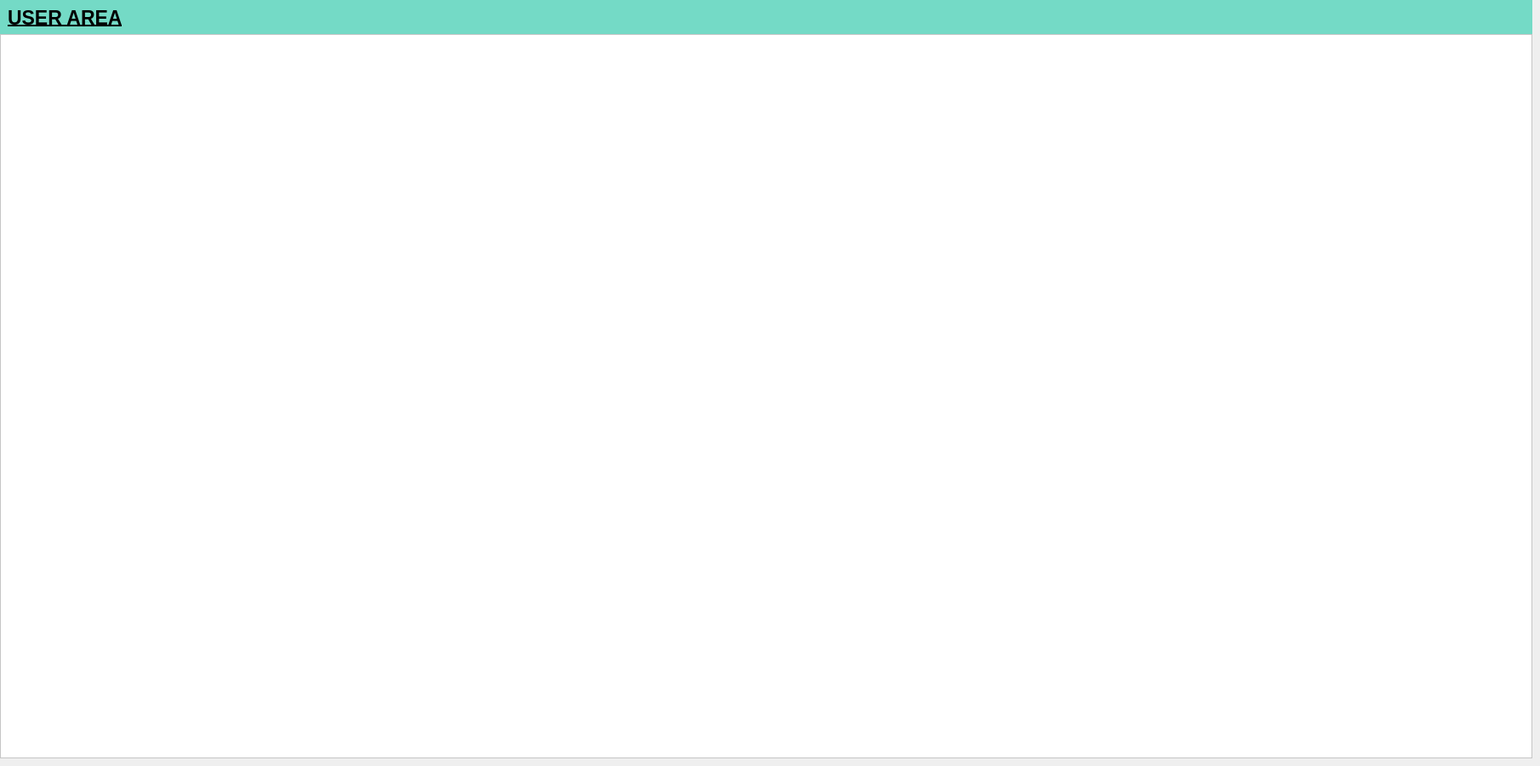
           <widget class="QWidget" name="user_area_page">
            <widget class="QFrame" name="title_frame_12">
             <property name="geometry">
              <rect>
               <x>0</x>
               <y>0</y>
               <width>1801</width>
               <height>41</height>
              </rect>
             </property>
             <property name="styleSheet">
              <string notr="true">background-color:rgb(116, 218, 198)</string>
             </property>
             <property name="frameShape">
              <enum>QFrame::NoFrame</enum>
             </property>
             <property name="frameShadow">
              <enum>QFrame::Plain</enum>
             </property>
             <property name="lineWidth">
              <number>0</number>
             </property>
             <layout class="QHBoxLayout" name="horizontalLayout_14">
              <item>
               <widget class="QLabel" name="label_41">
                <property name="font">
                 <font>
                  <pointsize>17</pointsize>
                  <bold>true</bold>
                  <underline>true</underline>
                 </font>
                </property>
                <property name="text">
                 <string>USER AREA</string>
                </property>
               </widget>
              </item>
             </layout>
            </widget>
            <widget class="QFrame" name="frame_22">
             <property name="geometry">
              <rect>
               <x>0</x>
               <y>40</y>
               <width>1801</width>
               <height>851</height>
              </rect>
             </property>
             <property name="styleSheet">
              <string notr="true">background-color: rgb(255, 255, 255);</string>
             </property>
             <property name="frameShape">
              <enum>QFrame::StyledPanel</enum>
             </property>
             <property name="frameShadow">
              <enum>QFrame::Raised</enum>
             </property>
            </widget>
           </widget>
